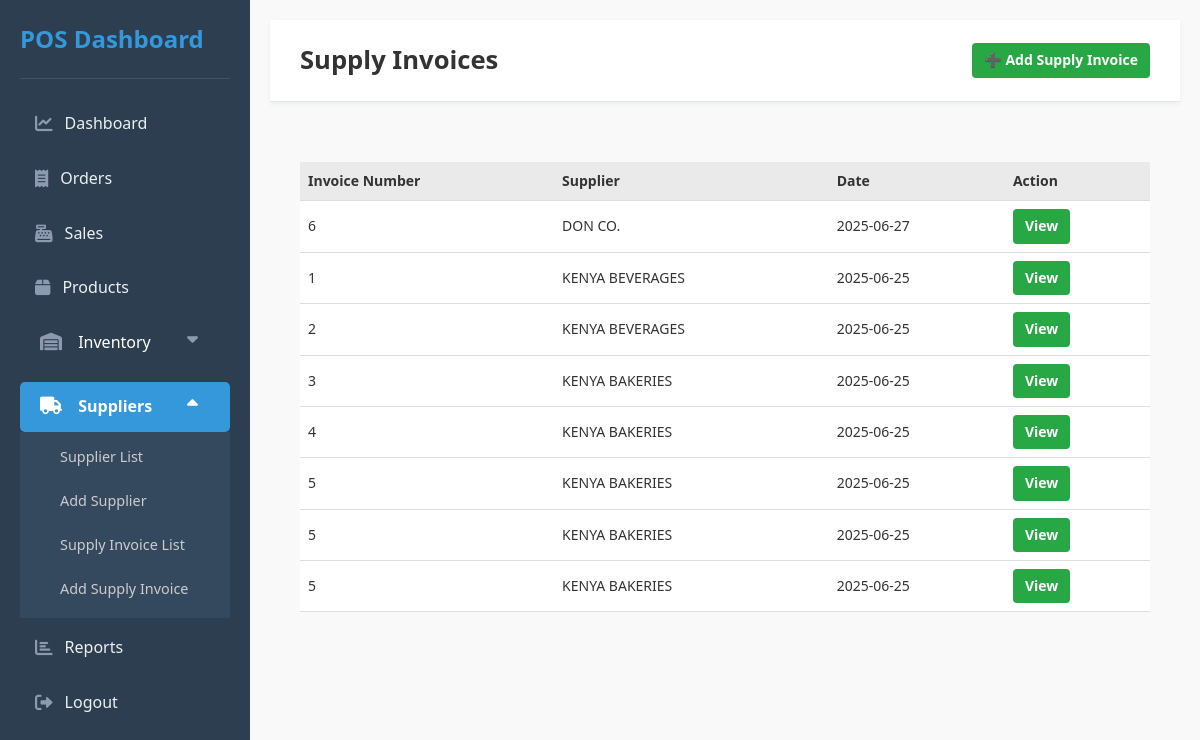
Screenshot of /supply_invoices_list.php with the database file from the repository.
### tables this page shows
CREATE TABLE IF NOT EXISTS `supply_invoices` (
  `id` int NOT NULL AUTO_INCREMENT,
  `invoice_number` varchar(50) NOT NULL,
  `supplier_id` int NOT NULL,
  `invoice_date` date NOT NULL,
  `total_amount` int NOT NULL,
  `created_by` varchar(50) DEFAULT NULL,
  `created_at` timestamp NULL DEFAULT CURRENT_TIMESTAMP,
  PRIMARY KEY (`id`)
);

CREATE TABLE IF NOT EXISTS `suppliers` (
  `id` int NOT NULL AUTO_INCREMENT,
  `supplier_name` varchar(100) NOT NULL,
  `contact_person` varchar(100) DEFAULT NULL,
  `email` varchar(100) DEFAULT NULL,
  `phone` varchar(20) DEFAULT NULL,
  `company_name` varchar(100) NOT NULL,
  `address` text,
  `notes` text,
  `status` enum('Active','Inactive') DEFAULT 'Active',
  `created_at` timestamp NULL DEFAULT CURRENT_TIMESTAMP,
  PRIMARY KEY (`id`)
);

### supply_invoices_list.php (the view, shortened to what this page needs)
<?php
$conn = new mysqli("localhost", "root", "", "pos");
$sql = "SELECT si.id, si.invoice_number, si.invoice_date, s.company_name AS supplier_name
        FROM supply_invoices si
        JOIN suppliers s ON si.supplier_id = s.id
        ORDER BY si.invoice_date DESC";
$invoices = $conn->query($sql);
?>
<!DOCTYPE html>
<html lang="en">
<head>
        <link rel="stylesheet" href="styles.css" />
    <link rel="stylesheet" href="https://cdnjs.cloudflare.com/ajax/libs/font-awesome/6.0.0-beta3/css/all.min.css">
</head>
<body>
<div id="wrapper">
    <aside id="sidebar">
        <div class="sidebar-header">
            <h1>POS Dashboard</h1>
        </div>
            <ul class="sidebar-menu">
                <li><a href="admin-dashboard.php"><i class="fas fa-chart-line"></i> Dashboard</a></li>
                <li><a href="admin-orders.php" ><i class="fas fa-receipt"></i> Orders</a></li>
                <li><a href="admin-sales.php" ><i class="fas fa-cash-register"></i> Sales</a></li>
                <li><a href="admin-products.php" ><i class="fas fa-box"></i> Products</a></li>
                <li class="dropdown open">
                    <li class="dropdown ">
                        <a href="#" class="dropdown-toggle">
                            <i class="fas fa-warehouse"></i> Inventory
                            <i class="fas fa-caret-down caret-icon" style="float: right;"></i>
                        </a>
                </li>
                    <li class="dropdown open">
                    <a href="#" class="dropdown-toggle active">
                        <i class="fas fa-truck"></i> Suppliers
                        <i class="fas fa-caret-down caret-icon" style="float: right;"></i>
                    </a>
                    <ul class="dropdown-menu">
                        <li><a href="admin-suppliers.php">Supplier List</a></li>
                        <li><a href="add-supplier.php">Add Supplier</a></li>
                        <li><a href="supply_invoices_list.php">Supply Invoice List</a></li>
                        <li><a href="add_supply_invoice.php">Add Supply Invoice</a></li>
                    </ul>
                </li>
                <li><a href="sales-report.php"><i class="fas fa-chart-bar"></i> Reports</a></li>
                <li><a href="admin-logout.php"><i class="fas fa-sign-out-alt"></i> Logout</a></li>
            </ul>
    </aside>
    <div id="main-content">
        <header class="main-header">
            <h2>Supply Invoices</h2>
            <a href="add_supply_invoice.php" class="btn">➕ Add Supply Invoice</a>
        </header>
        <main>
            <table>
                <thead>
                    <tr>
                        <th>Invoice Number</th>
                        <th>Supplier</th>
                        <th>Date</th>
                        <th>Action</th>
                    </tr>
                </thead>
                <tbody>
                    <?php if ($invoices && $invoices->num_rows > 0): ?>
                        <?php while ($row = $invoices->fetch_assoc()): ?>
                            <tr>
                                <td><?= htmlspecialchars($row['invoice_number']) ?></td>
                                <td><?= htmlspecialchars($row['supplier_name']) ?></td>
                                <td><?= $row['invoice_date'] ?></td>
                                <td><a href="supply_invoice_view.php?id=<?= $row['id'] ?>" class="btn">View</a></td>
                            </tr>
                        <?php endwhile; ?>
                    <?php else: ?>
                        <tr><td colspan="4">No supply invoices found.</td></tr>
                    <?php endif; ?>
                </tbody>
            </table>
        </main>
    </div>
</div>
</body>
</html>

### styles.css (style rules this page uses)
* { margin: 0; padding: 0; box-sizing: border-box; }
body { font-family: 'Segoe UI', Roboto, 'Helvetica Neue', Arial, sans-serif; background-color: #f0f2f5; color: #333; line-height: 1.6; height: 100vh; overflow: hidden; }
a { text-decoration: none; color: inherit; }
ul { list-style: none; }
#wrapper { display: flex; height: 100vh; }
#sidebar { width: 250px; background-color: #2c3e50; color: #ecf0f1; padding: 20px; display: flex; flex-direction: column; box-shadow: 2px 0 10px rgba(0, 0, 0, 0.1); overflow-y: auto; flex-shrink: 0; }
.sidebar-header { display: flex; align-items: center; padding-bottom: 20px; border-bottom: 1px solid rgba(255, 255, 255, 0.1); margin-bottom: 20px; }
.sidebar-header h1 { font-size: 1.5em; margin: 0; color: #3498db; }
.sidebar-menu { flex-grow: 1; }
.sidebar-menu li { margin-bottom: 5px; }
.sidebar-menu a { display: flex; align-items: center; padding: 12px 15px; color: #ecf0f1; border-radius: 5px; transition: background-color 0.2s ease, color 0.2s ease; font-weight: 500; }
.sidebar-menu a i { margin-right: 12px; font-size: 1.1em; color: #8d99ae; }
.sidebar-menu a.active { background-color: #3498db; color: #fff; font-weight: 600; }
.sidebar-menu a.active i { color: #fff; }
#main-content { flex-grow: 1; display: flex; flex-direction: column; background-color: #f0f2f5; overflow-y: auto; padding: 0; }
.main-header { background-color: #fff; padding: 20px 30px; border-bottom: 1px solid #e0e6ed; display: flex; justify-content: space-between; align-items: center; box-shadow: 0 2px 5px rgba(0, 0, 0, 0.05); position: sticky; top: 0; z-index: 900; }
.main-header h2 { font-size: 1.6em; color: #333; margin: 0; border-bottom: none; padding-bottom: 0; }
main { padding: 30px; flex-grow: 1; }
h2 { color: #2b2d42; margin-top: 0; margin-bottom: 1.5rem; border-bottom: 2px solid #8d99ae; padding-bottom: 0.5rem; }

### supply_invoices_list.php (style rules this page uses)
body { font-family: 'Segoe UI', sans-serif; margin: 0; background-color: #f4f4f4; }
.btn { display: inline-flex; background-color: #28a745; color: #fff; padding: 6px 12px; border-radius: 4px; text-decoration: none; font-size: 14px; align-items: center; font-weight: bold; transition: background-color 0.3s ease; }
table { width: 100%; border-collapse: collapse; background: #fff; margin-top: 10px; }
th, td { padding: 8px; border-bottom: 1px solid #ddd; text-align: left; font-size: 14px; }
th { background-color: #eaeaea; }
#wrapper { display: flex; }
#main-content { flex: 1; padding: 20px; background-color: #f9f9f9; }
.main-header { display: flex; justify-content: space-between; align-items: center; margin-bottom: 20px; }
.dropdown { position: relative; }
.dropdown ul { left: 20px; top: 100%; background: #f8f8f8; list-style: none; padding: 5px; }
.dropdown ul li a { display: block; padding: 5px 10px; color: #333; text-decoration: none; }
.sidebar-menu .dropdown-menu { overflow: hidden; max-height: 0; opacity: 0; transition: max-height 0.6s ease, opacity 0.6s ease; flex-direction: column; background-color: #34495e; font-size: 0.9em; padding-left: 10px; }
.sidebar-menu .dropdown.open .dropdown-menu { max-height: 600px; opacity: 1; }
.sidebar-menu .dropdown-toggle { display: block; width: 100%; padding: 12px 20px; color: #fff; text-align: left; border: none; background-color: #2c3e50; cursor: pointer; font-size: 1em; }
.caret-icon { transition: transform 0.6s ease; }
.dropdown.open .caret-icon { transform: rotate(180deg); }
.sidebar-menu .dropdown-menu li a { padding: 8px 30px; color: #ccc; display: block; }

### rows the page displays
supply_invoices: invoice_number "6", supplier.company_name "DON CO.", invoice_date "2025-06-27"
supply_invoices: invoice_number "1", supplier.company_name "KENYA BEVERAGES", invoice_date "2025-06-25"
supply_invoices: invoice_number "2", supplier.company_name "KENYA BEVERAGES", invoice_date "2025-06-25"
supply_invoices: invoice_number "3", supplier.company_name "KENYA BAKERIES", invoice_date "2025-06-25"
supply_invoices: invoice_number "4", supplier.company_name "KENYA BAKERIES", invoice_date "2025-06-25"
supply_invoices: invoice_number "5", supplier.company_name "KENYA BAKERIES", invoice_date "2025-06-25"
supply_invoices: invoice_number "5", supplier.company_name "KENYA BAKERIES", invoice_date "2025-06-25"
supply_invoices: invoice_number "5", supplier.company_name "KENYA BAKERIES", invoice_date "2025-06-25"
